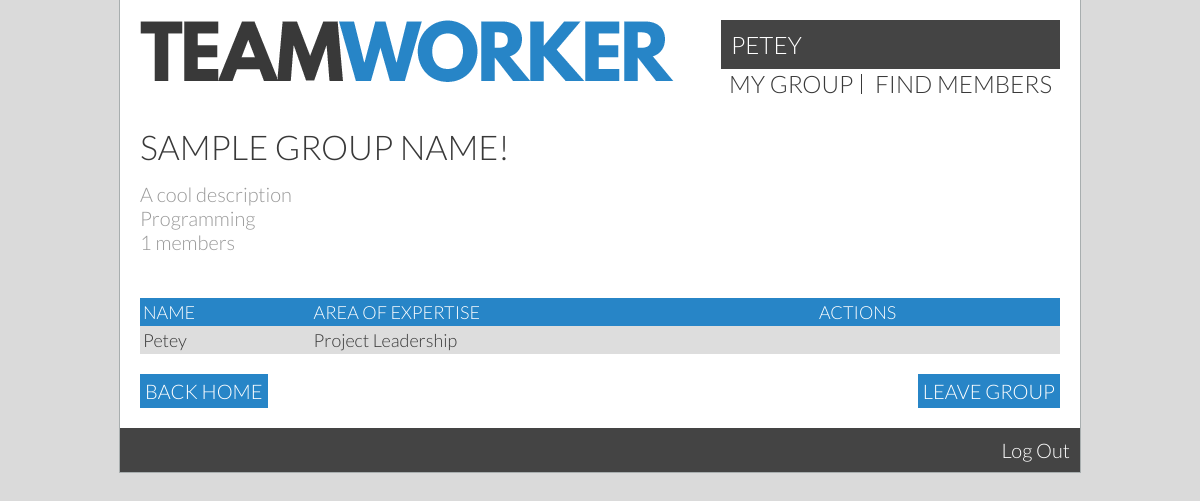
The app's page /?page=group (signed in) with its own data.
### tables this page shows
CREATE TABLE `users` (
  `id` int(11) unsigned NOT NULL AUTO_INCREMENT,
  `permissions` int(11) NOT NULL DEFAULT '1',
  `currentGroup` int(11) DEFAULT '0',
  `groupLeader` tinyint(1) DEFAULT NULL,
  `name` varchar(40) DEFAULT NULL,
  `displayName` varchar(30) DEFAULT NULL,
  `email` varchar(40) DEFAULT NULL,
  `password` char(64) DEFAULT NULL,
  `dob` date DEFAULT NULL,
  `mainArea` varchar(30) DEFAULT NULL,
  `skills` text,
  `gpa` double DEFAULT NULL,
  `goal` double DEFAULT NULL,
  `bio` varchar(300) DEFAULT NULL,
  `studentID` varchar(255) DEFAULT NULL,
  PRIMARY KEY (`id`),
  UNIQUE KEY `email` (`email`),
  UNIQUE KEY `studentID` (`studentID`)
);

CREATE TABLE `groups` (
  `id` int(11) unsigned NOT NULL AUTO_INCREMENT,
  `name` varchar(40) NOT NULL DEFAULT '',
  `description` mediumtext,
  `projectType` varchar(30) DEFAULT NULL,
  PRIMARY KEY (`id`),
  UNIQUE KEY `name` (`name`)
);

### userHandler.php (called while the page is built, shortened)
<?php
if(isset($_SESSION['id'])) {
  $sessionId = $_SESSION['id'];
  $query = ('SELECT * FROM users WHERE id = :id');
  $statement = $db -> prepare($query);
  $statement -> bindValue(':id', $sessionId);
  if (!$statement -> execute()) { print_r($statement->errorInfo()); }
  $result = $statement -> fetch(PDO::FETCH_ASSOC);
  $userId = $_SESSION['id'];
  $realName = $result['name'];
  if($result['displayName'] == "") {
    $userName = $realName;
  } else {
    $userName = $result['displayName'];
  }
  $group = $result['currentGroup'];
}
?>

### list.php (the view, shortened to what this page needs)
<body>
  <main>
    <?php include "header.inc"; ?>
    <div class="content">
      <?php
      if ($group == 0) {
        echo "<h2>You're not in a group yet!</h2>";
      } else {
        $myGroup = getGroup($db, $group);
      ?>
      <h1><?php echo getGroupName($group, $db);?></h1>
      <h2 class="subtitle">
      <?php echo getGroupDescription($group, $db)."<br>".getGroupType($group, $db)."<br>".sizeof($myGroup) ?> members</h2>
      <br>
      <?php renderGroupList($db, $group, $groupLeader); ?>
      <?php if($groupLeader == 1) { ?>
        <a class="button right" href="#" onclick="alert('Group leader cant leave the group - set someone else as leader first.');">Leave Group</a>
      <?php } else { ?>
        <a class="button right" href="/?page=group&amp;action=remove&amp;user=<?=$userId?>" onclick="return confirm('Leave <?php echo getGroupName($group, $db); ?>?')">Leave Group</a>
      <?php } ?>
      <a class="button left" href="/">Back Home</a>
      <?php } ?>
    </div>
    <?php include 'footer.php' ?>
  </main>
</body>
</html>

### header.inc (shortened to what this page needs)
<header>
    <a href="/" id="logo"><img src="_resources/teamworker.png"></a>
    <nav>
      <div class="topNavProfile">
        <a href='/?page=profile'><?=$userName?></a>
      </div>
      <ul>
        <?php if($group != 0) { ?>
          <li><a href="/?page=group">my group</a></li>
          <li><a href="/?page=userSearch">find members</a></li>
        <?php } ?>
      </ul>
    </nav>
</header>

### groupHandler.php (shortened to what this page needs)
<?php
function getGroup($db, $group) {
$query = ('SELECT * FROM users WHERE currentGroup = :myGroup');
$statement = $db -> prepare($query);
$statement -> bindValue(':myGroup', $group);
if (!$statement -> execute()) {
    print_r($statement->errorInfo());
}
$result = $statement -> fetchAll(PDO::FETCH_ASSOC);
return $result;
}
function getGroupName($groupId, $db) {
  $query = ('SELECT name FROM groups WHERE id = :groupId');
  $statement = $db -> prepare($query);
  $statement -> bindValue(':groupId', $groupId);
  if (!$statement -> execute()) { print_r($stm->errorInfo());}
  $result = $statement -> fetch(PDO::FETCH_ASSOC);
  return $result['name'];
}
function getGroupDescription($groupId, $db) {
  $query = ('SELECT description FROM groups WHERE id = :groupId');
  $statement = $db -> prepare($query);
  $statement -> bindValue(':groupId', $groupId);
  if (!$statement -> execute()) { print_r($stm->errorInfo());}
  $result = $statement -> fetch(PDO::FETCH_ASSOC);
  return $result['description'];
}
function getGroupType($groupId, $db) {
  $query = ('SELECT projectType FROM groups WHERE id = :groupId');
  $statement = $db -> prepare($query);
  $statement -> bindValue(':groupId', $groupId);
  if (!$statement -> execute()) { print_r($stm->errorInfo());}
  $result = $statement -> fetch(PDO::FETCH_ASSOC);
  return $result['projectType'];
}
function renderGroupList($db, $group, $groupLeader) { ?>
      <table>
        <tr>    <th>Name</th>   <th>Area of Expertise</th>  <th>Actions</th>    </tr>
        <?php
          foreach (getGroup($db, $group) as $a) {
        ?>
          <tr>
            <td>
              <?php
                if($a['displayName'] == "") {
                    echo $a['name'];
                  } else {
                    echo $a['displayName'];
                  }
              ?>
            </td>
            <td><?=$a['mainArea']?></td>
            <td>
            <?php if($a['id'] != $_SESSION['id'] && $groupLeader == true) {  ?>
              <a class="button" href="/?page=group&amp;action=remove&amp;user=<?=$a['id']?>" onclick="return confirm('Remove <?=$a['name']?>?')")>Remove from group</a>
              <a class="button" href="/?page=group&amp;action=setLeader&amp;user=<?=$a['id']?>" onclick="return confirm('Set <?=$a['name']?> as leader? This will remove you as leader.')")>Set as leader</a>
            <?php }  ?></td>
          </tr>
        <?php  }  ?>
      </table>
<?php } ?>

### style.css (style rules this page uses)
body { margin: 0; padding:0; font-family: 'Lato', sans-serif; font-weight: 300; font-size:20px; }
main { width:960px; height:auto; margin:0 auto; }
.content { margin: 20px; overflow: auto; }
h1 { font-weight:300; font-size:1.7em; text-transform:uppercase; margin: 15px 0; }
.content h1:first-child { margin-top:0; }
h2 { font-weight:300; font-size:1.3em; text-transform:uppercase; margin:15px 0; }
.subtitle { color: #999; font-size: 1em; text-transform: none; margin: 0; }
a { text-decoration:none; color:inherit; transition: opacity 0.3s ease; }
.button { display: inline-block; padding: 5px; text-transform: uppercase; color: #fff; background-color: #2785c7; }
.left { float: left; }
.right { float: right; }
header { padding:20px; }
#logo { display:inline-block; }
nav { font-size:1.2em; text-transform: uppercase; display:inline-block; float:right; }
nav ul { list-style:none; padding:0; margin:0; }
nav li { display:inline-block; border-right:1px solid #393939; padding:0 8px; line-height:20px; }
nav ul li:last-child { border-right:none; }
.topNavProfile { background: #444; padding: 10px; }
.topNavProfile a { color: #fff; }
table { width:100%; box-sizing:border-box; font-size:0; border-spacing:0; margin:20px 0; }
th { text-transform:uppercase; font-weight: 300; }
td, th { font-size:18px; padding:3px; margin:0; text-align:left; min-height:1em; }

### colour.css (style rules this page uses)
body, .grain { background-color:#dadada; background-image:url(_resources/15p-grey.jpg); }
main { background-color:white; }
.accent, ul.filters li, form#login input[type="submit"], th, .progress, .blue-square, .status .online .icon { background-color:#2785c7; }
tr:nth-child(even) { background-color:#ddd; }
body, main { color:#393939; }
ul.filters li, form#login input[type="submit"], th, .glance, .status .icon { color:white; }
main { border: 1px solid #a8aeaf; border-top:none; }

### records on screen
users: displayName "PETEY", currentGroup.name "SAMPLE GROUP NAME!", currentGroup.description "A cool description", currentGroup.projectType "Programming", displayName "Petey", mainArea "Project Leadership"

### other values on screen
sizeof($myGroup) "1"
